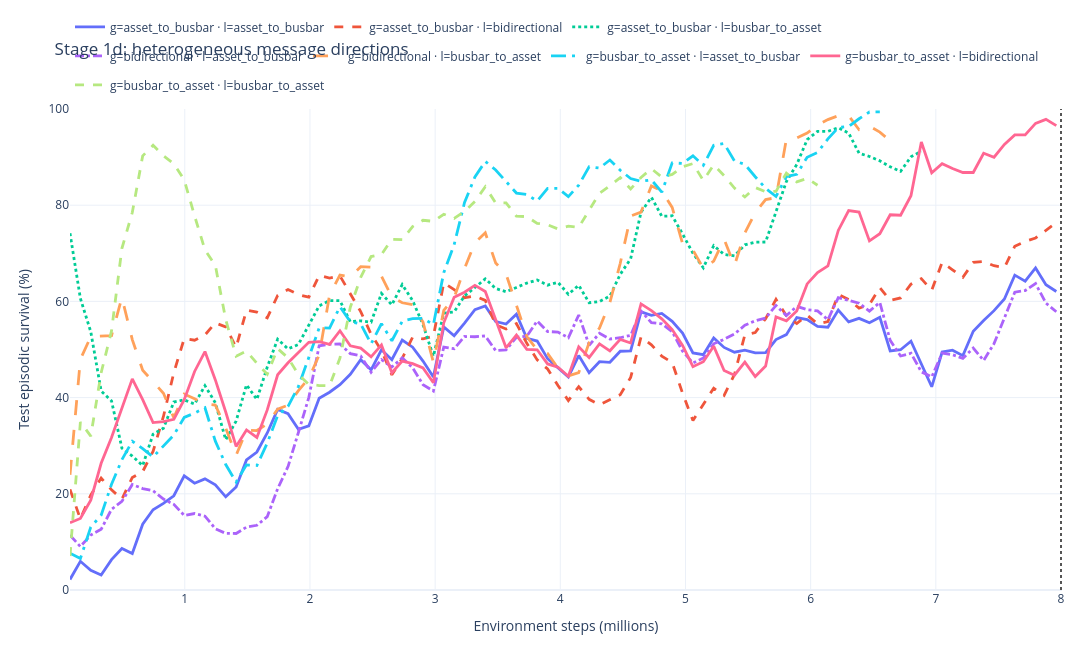

Here is the notebook cell this chart was saved with:
### Markdown cell above
### Heterogeneous edge-direction comparison

Each curve reports the generator and load message directions. Use
`highlight=[...]` in the call to emphasize a shortlist while keeping
the remaining curves visible as context.

### Code cell
direction_comparison_figure = sc.plot_survival_comparison(
    survival_long,
    filters={"stage": "Stage 1d"},
    group_by=["generator_direction", "load_direction"],
    label_by=lambda row: (
        f'g={row["generator_direction"]} · '
        f'l={row["load_direction"]}'
    ),
    smooth=5,
    uncertainty=None,
    min_members=1,
    budget_step=TARGET_BUDGET_STEPS,
    title="Stage 1d: heterogeneous message directions",
    width=1450,
    height=650,
)
direction_comparison_figure.show()
